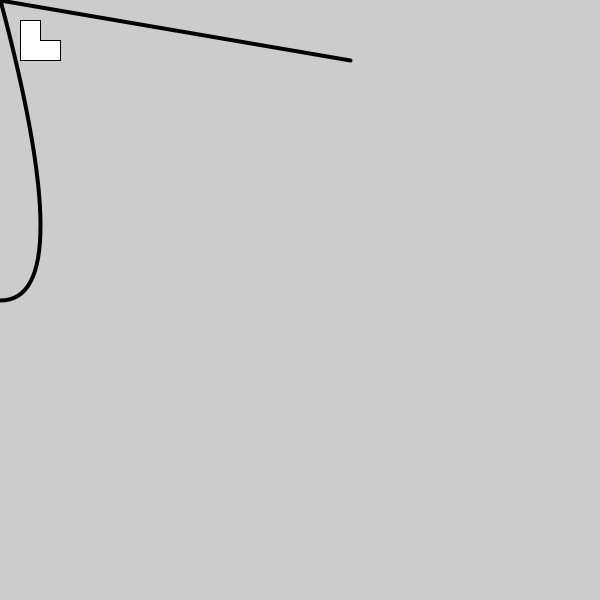
Frame 1 (no input)
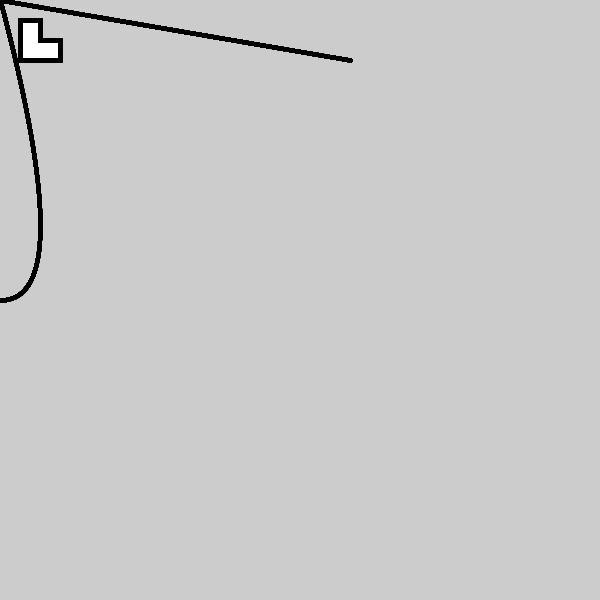
Frame 60 (the mouse pressed at the canvas centre just before this capture)
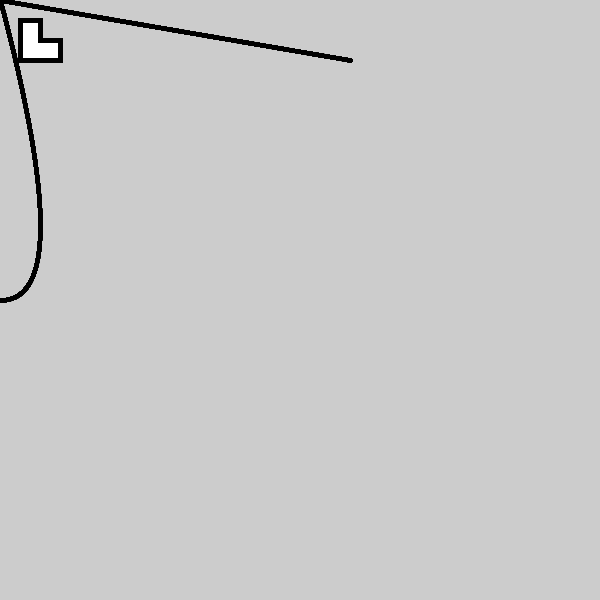
Frame 120 (the mouse held since frame 60 and released just before this capture)

The Processing sketch that drew these frames (run headless with seeded random() and noise(); from frame 60 on, the mouse is pressed at the canvas centre):

// Processing sketch: chapeee
// ── chapeee.pde

void setup ()

{
  size(600, 600);
  smooth();
  //  strokeWeight(20);
}

void draw ()

{

  beginShape();
  vertex(20, 20);
  vertex(40, 20);
  vertex(40, 40);
  vertex(60, 40);
  vertex(60, 60);
  vertex(20, 60);
  endShape(CLOSE);

  noFill();
  strokeWeight(4);
  beginShape();
  vertex(0, height/2);
  quadraticVertex(80, height/2, 0, 0);
  // quadraticVertex(20, 80, 80, 80);
  vertex(350, 60);
  endShape();
}
